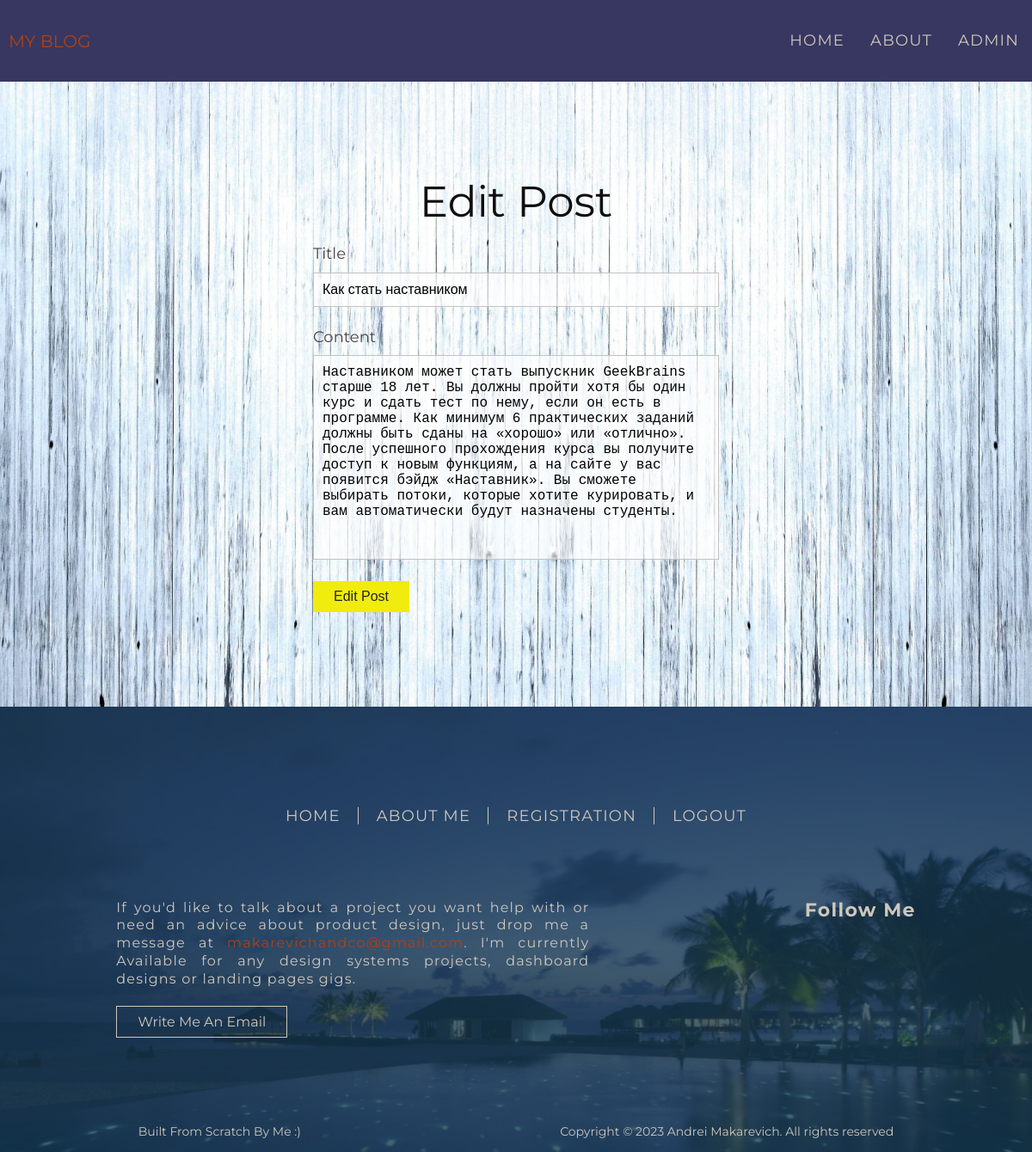
The app's page /edit-blog/1 (signed in) with its own data.
### tables this page shows
CREATE TABLE blog(
      blog_id INTEGER PRIMARY KEY,
      title VARCHAR(100) NOT NULL,
      author VARCHAR(20) NOT NULL,
      username VARCHAR(50) NOT NULL,
      body VARCHAR(1000) NOT NULL,
      dateTime text VARCHAR NOT NULL
    );

### app.py (the view, shortened to what this page needs)
@app.route('/edit-blog/<int:id>', methods = ['GET', 'POST'])
def edit_blog(id):
  if(session):
    cursor, db = connect_database()
    cursor.execute("SELECT * FROM blog WHERE blog_id = {}".format(id))
    blog = cursor.fetchone()
    close_database(cursor, db)
    return render_template('edit-blog.html', blog = blog, my_title = 'Edit Blog')
  return redirect(url_for('login'))

### app.py (called while the page is built)
def connect_database():
  db = sqlite3.connect('database.db')
  db.row_factory = sqlite3.Row
  cursor = db.cursor()
  return cursor, db

def close_database(cursor, db):
  cursor.close()
  db.close()

### templates/edit-blog.html
{% extends 'base.html' %}
{% block subcontent %}
<h1 class="form__title">Edit Post</h1>
<div class="form__inner">
  <form class="form__inner-inputs" method="POST" action="/edit-blog/{{blog.blog_id}}">
    <div class="form__wrapper">
      <label class="form__wrapper-title" for="title">Title</label>
      <input class="form__wrapper-input" type="text" id="title" name="title" value = "{{ blog.title }}" required>
    </div>
    <div class="form__wrapper">
      <label class="form__wrapper-title" for="body">Content</label>
      <textarea class="form__wrapper-area" type="text" id="body" name="body" wrap="on" cols="30" rows="12" required>{{ blog.body }}</textarea>
    </div>
    <button class="form__wrapper-button" type="submit">Edit Post</button>
  </form>
</div>
{% endblock %}

### templates/_navbar.html (shortened to what this page needs)
<nav class="navbar">
  <div class="container">
    <div class="navbar__wrapper">
      <a class="navbar__logo" href="{{ url_for('index') }}">My Blog</a>
      <ul class="navbar__items">
        <li class="navbar__item"><a class="navbar__item-link" href="{{ url_for('index') }}">Home</a></li>
        <li class="navbar__item"><a class="navbar__item-link" href="{{ url_for('about') }}">About</a></li>
        {% if session.username %}
        <li class="navbar__item navbar__item-link">{{ session.username }}
        </li>
        {% else %}
        <li class="navbar__item"><a class="navbar__item-link" href="{{ url_for('login') }}">Login</a></li>
        {% endif %}
      </ul>
    </div>
  </div>
</nav>

### static/styles/style.css (style rules this page uses)
html { box-sizing: border-box; scroll-behavior: smooth; }
*, *::before, *::after { box-sizing: inherit; padding: 0; margin: 0; }
body { font-family: 'Montserrat', sans-serif; font-weight: 300; font-size: 16px; min-width: 320px; overflow-x: hidden; color: #cec7bb; }
a { display: block; text-decoration: none; }
h1, h2, h3, h4, h5, h6 { margin: 0; padding: 0; }
ul, li { list-style: none; margin: 0; padding: 0; }
html, body { height: 100%; }
.container { max-width: 1200px; width: 100%; margin: 0 auto; padding: 0 10px; }
.navbar { background-color: rgb(55, 55, 97); }
.navbar__logo { color: #b14013; text-transform: uppercase; font-size: 20px; font-weight: 400; line-height: 1.3; }
.navbar__wrapper { display: flex; justify-content: space-between; align-items: center; padding: 30px 0; }
.navbar__items { display: flex; }
.navbar__item { cursor: pointer; position: relative; }
.navbar__item + .navbar__item { margin-left: 20px; }
.navbar__item-link { font-size: 18px; font-weight: 400; line-height: 1.4; text-transform: uppercase; letter-spacing: 1.2px; padding: 5px; color: #cec7bb; transition: all 0.3s ease-in-out; }
.content__title, .form__title { font-size: 50px; line-height: 1.2; font-weight: 400; color: rgb(15, 14, 14); text-align: center; padding-bottom: 20px; }
.form__inner { height: 100%; width: 100%; display: flex; align-items: center; justify-content: center; flex-direction: column; }
.form__inner-inputs { width: 40%; display: flex; flex-direction: column; align-items: flex-start; }
.form__wrapper-title { font-size: 18px; line-height: 1.2; font-weight: 400; margin-bottom: 10px; color: rgb(78, 68, 68); }
.form__wrapper-input, .form__wrapper-area { padding: 10px; background-clip: padding-box; border: 1px solid #c5c1c1; font-size: 16px; outline: 0; background-color: hwb(0 100% 0% / 0.658); }
.form__wrapper-input::placeholder { color: #212529; opacity: 0.4; font-size: 16px; }
.form__wrapper-area { outline: none; resize: none; white-space: pre-wrap; overflow-wrap: break-word; }
.form__wrapper { width: 100%; margin-bottom: 25px; display: flex; flex-direction: column; }
.form__wrapper-button { cursor: pointer; background-color: #f0ec0e; padding: 8px 24px; color: #212529; font-size: 16px; line-height: 1.2; font-weight: 400; transition: all 0.4s ease; border: none; }

### records on screen
blog: username "ADMIN", title "Как стать наставником", body "Наставником может стать выпускник GeekBrains старше 18 лет. Вы должны пройти хотя бы один курс и сдать тест по нему, если он есть в программе. Как минимум 6 практических заданий должны быть сданы на «хорошо» или «отлично». После успешного прохождения курса вы получите доступ к новым функциям, а на сайте у вас появится бэйдж «Наставник». Вы сможете выбирать потоки, которые хотите курировать, и вам автоматически будут назначены студенты."
